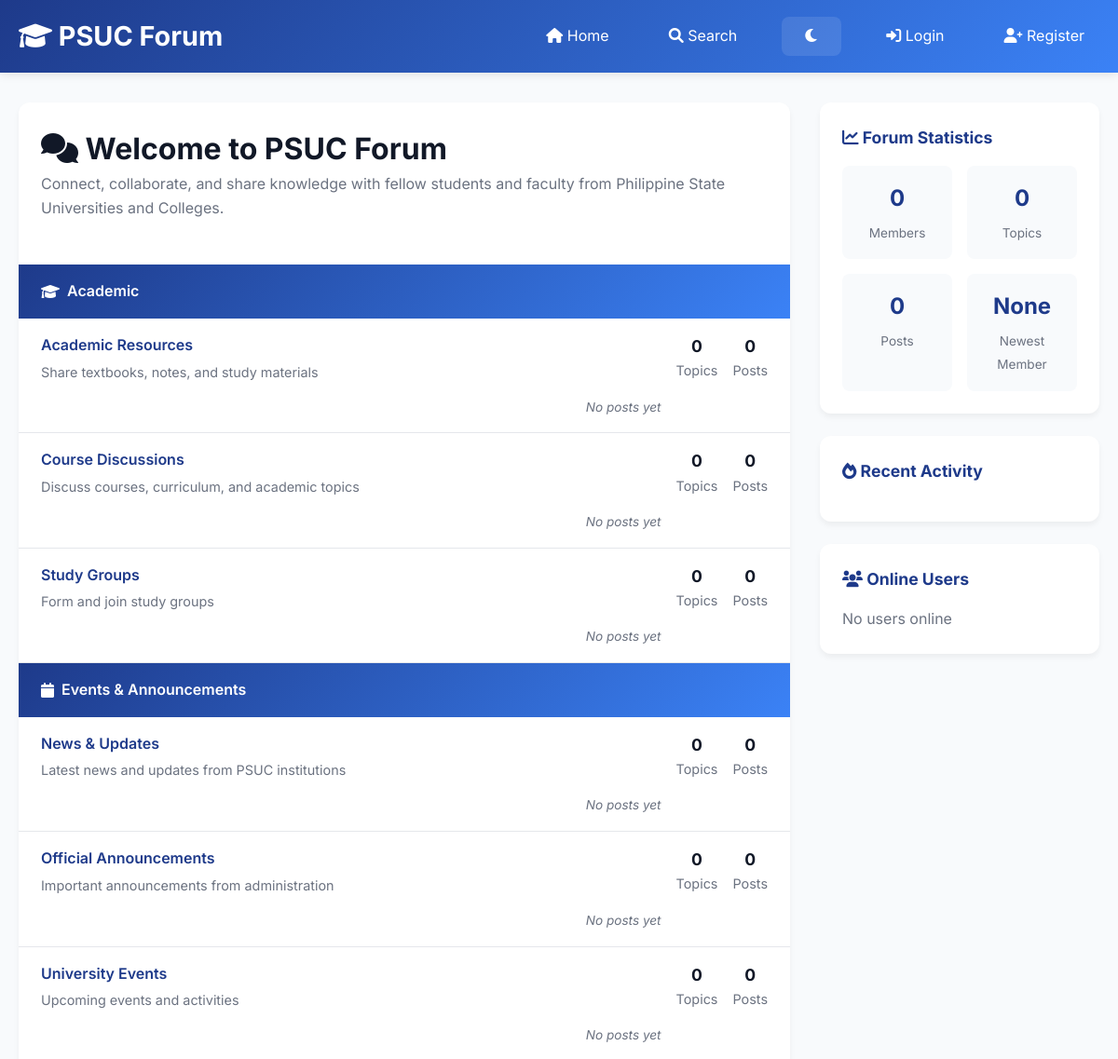
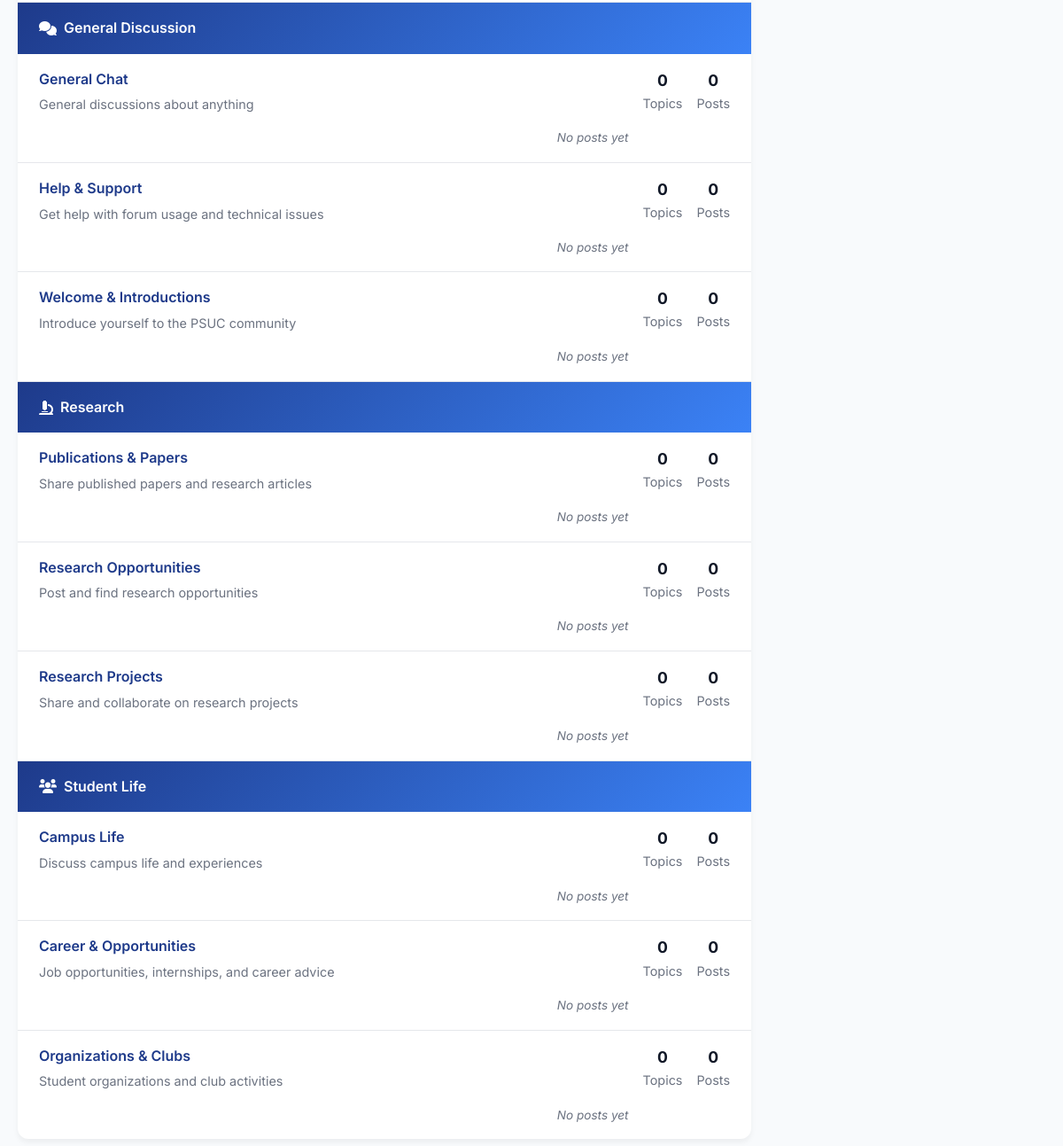
The page / on the database its author committed (2 pictures, top to bottom).
### tables this page shows
CREATE TABLE categories (
    id INT AUTO_INCREMENT PRIMARY KEY,
    name VARCHAR(100) NOT NULL,
    description TEXT,
    icon VARCHAR(50) DEFAULT 'fas fa-folder',
    color VARCHAR(7) DEFAULT '#007bff',
    position INT DEFAULT 0,
    created_at TIMESTAMP DEFAULT CURRENT_TIMESTAMP
);

CREATE TABLE forums (
    id INT AUTO_INCREMENT PRIMARY KEY,
    category_id INT,
    name VARCHAR(100) NOT NULL,
    description TEXT,
    position INT DEFAULT 0,
    topics_count INT DEFAULT 0,
    posts_count INT DEFAULT 0,
    last_post_id INT,
    created_at TIMESTAMP DEFAULT CURRENT_TIMESTAMP,
    FOREIGN KEY (category_id) REFERENCES categories(id) ON DELETE CASCADE
);

### includes/auth.php (called while the page is built, shortened)
<?php
require_once 'config/database.php';
class Auth {
    public function __construct() {
        $database = new Database();
    }
    public function isLoggedIn() {
        return isset($_SESSION['user_id']);
    }
    public function getCurrentUser() {
        return null;
    }
}
?>

### config/database.php (called while the page is built, shortened)
<?php
class Database {
    private $host = 'localhost';
    private $db_name = 'psuc_forum';
    private $username = 'root';
    private $password = '';
    public function getConnection() {
        $this->conn = null;
        try {
            $this->conn = new PDO("mysql:host=" . $this->host . ";dbname=" . $this->db_name, $this->username, $this->password);
            $this->conn->exec("set names utf8");
        } catch(PDOException $exception) {
            echo "Connection error: " . $exception->getMessage();
        }
        return $this->conn;
    }
}
?>

### includes/forum.php (called while the page is built, shortened)
<?php
require_once 'config/database.php';
class Forum {
    private $conn;
    public function __construct() {
        $database = new Database();
        $this->conn = $database->getConnection();
    }
    public function getCategories() {
        $query = "SELECT * FROM categories ORDER BY position, name";
        $stmt = $this->conn->prepare($query);
        $stmt->execute();
        return $stmt->fetchAll(PDO::FETCH_ASSOC);
    }
    public function getForumsByCategory($category_id) {
        $query = "SELECT f.*,
                  (SELECT COUNT(*) FROM topics WHERE forum_id = f.id) as topics_count,
                  (SELECT COUNT(*) FROM posts p JOIN topics t ON p.topic_id = t.id WHERE t.forum_id = f.id) as posts_count,
                  (SELECT CONCAT(u.username, '|', t.title, '|', p.created_at)
                   FROM posts p
                   JOIN topics t ON p.topic_id = t.id
                   JOIN users u ON p.user_id = u.id
                   WHERE t.forum_id = f.id
                   ORDER BY p.created_at DESC LIMIT 1) as last_post
                  FROM forums f WHERE category_id = ? ORDER BY position, name";
        $stmt = $this->conn->prepare($query);
        $stmt->execute([$category_id]);
        return $stmt->fetchAll(PDO::FETCH_ASSOC);
    }
}
?>

### index.php (the view, shortened to what this page needs)
<?php
require_once 'includes/auth.php';
require_once 'includes/forum.php';
$auth = new Auth();
$forum = new Forum();
$user = $auth->getCurrentUser();
$categories = $forum->getCategories();
?>
<!DOCTYPE html>
<html lang="en">
<head>
    <link rel="stylesheet" href="assets/style.css">
    <link rel="stylesheet" href="assets/dark-theme.css">
    <link rel="stylesheet" href="https://cdnjs.cloudflare.com/ajax/libs/font-awesome/6.0.0/css/all.min.css">
</head>
<body>
    <?php include 'includes/header.php'; ?>
    <main class="container">
        <div class="main-content">
            <div class="forum-content">
                <div class="p-3">
                    <h1><i class="fas fa-comments"></i> Welcome to PSUC Forum</h1>
                    <p class="text-secondary mb-3">Connect, collaborate, and share knowledge with fellow students and faculty from Philippine State Universities and Colleges.</p>
                </div>
                <?php foreach($categories as $category): ?>
                    <div class="category">
                        <div class="category-header">
                            <i class="<?php echo $category['icon']; ?>"></i>
                            <?php echo htmlspecialchars($category['name']); ?>
                        </div>
                        <div class="forum-list">
                            <?php
                            $forums = $forum->getForumsByCategory($category['id']);
                            foreach($forums as $f):
                                $last_post_data = $f['last_post'] ? explode('|', $f['last_post']) : null;
                            ?>
                                <div class="forum-item">
                                    <div class="forum-info">
                                        <h4><a href="forum.php?id=<?php echo $f['id']; ?>"><?php echo htmlspecialchars($f['name']); ?></a></h4>
                                        <p><?php echo htmlspecialchars($f['description']); ?></p>
                                    </div>
                                    <div class="forum-stats">
                                        <strong><?php echo $f['topics_count']; ?></strong>
                                        Topics
                                    </div>
                                    <div class="forum-stats">
                                        <strong><?php echo $f['posts_count']; ?></strong>
                                        Posts
                                    </div>
                                    <div class="last-post">
                                        <?php if($last_post_data): ?>
                                            <strong><?php echo htmlspecialchars($last_post_data[1]); ?></strong><br>
                                            by <?php echo htmlspecialchars($last_post_data[0]); ?><br>
                                            <small><?php echo date('M j, Y g:i A', strtotime($last_post_data[2])); ?></small>
                                        <?php else: ?>
                                            <em>No posts yet</em>
                                        <?php endif; ?>
                                    </div>
                                </div>
                            <?php endforeach; ?>
                        </div>
                    </div>
                <?php endforeach; ?>
            </div>
            <aside class="sidebar">
                <div class="widget">
                    <h3><i class="fas fa-chart-line"></i> Forum Statistics</h3>
                    <?php
                    $database = new Database();
                    $conn = $database->getConnection();
                    $stats_query = "SELECT
                        (SELECT COUNT(*) FROM users) as total_users,
                        (SELECT COUNT(*) FROM topics) as total_topics,
                        (SELECT COUNT(*) FROM posts) as total_posts,
                        (SELECT username FROM users ORDER BY created_at DESC LIMIT 1) as newest_user";
                    $stmt = $conn->prepare($stats_query);
                    $stmt->execute();
                    $stats = $stmt->fetch(PDO::FETCH_ASSOC);
                    ?>
                    <div class="stats-grid">
                        <div class="stat-item">
                            <strong><?php echo $stats['total_users']; ?></strong>
                            <span>Members</span>
                        </div>
                        <div class="stat-item">
                            <strong><?php echo $stats['total_topics']; ?></strong>
                            <span>Topics</span>
                        </div>
                        <div class="stat-item">
                            <strong><?php echo $stats['total_posts']; ?></strong>
                            <span>Posts</span>
                        </div>
                        <div class="stat-item">
                            <strong><?php echo htmlspecialchars($stats['newest_user'] ?? 'None'); ?></strong>
                            <span>Newest Member</span>
                        </div>
                    </div>
                </div>
                <div class="widget">
                    <h3><i class="fas fa-fire"></i> Recent Activity</h3>
                </div>
                <div class="widget">
                    <h3><i class="fas fa-users"></i> Online Users</h3>
                    <?php
                    $online_query = "SELECT username FROM users WHERE last_active > DATE_SUB(NOW(), INTERVAL 15 MINUTE) ORDER BY last_active DESC LIMIT 10";
                    $stmt = $conn->prepare($online_query);
                    $stmt->execute();
                    $online_users = $stmt->fetchAll(PDO::FETCH_ASSOC);
                    ?>
                    <?php if(count($online_users) > 0): ?>
                        <?php foreach($online_users as $online_user): ?>
                            <span class="badge mb-1"><?php echo htmlspecialchars($online_user['username']); ?></span>
                        <?php endforeach; ?>
                    <?php else: ?>
                        <p class="text-secondary">No users online</p>
                    <?php endif; ?>
                </div>
            </aside>
        </div>
    </main>
</body>
</html>

### includes/header.php (shortened to what this page needs)
<header class="header">
    <div class="container">
        <div class="header-content">
            <a href="index.php" class="logo">
                <i class="fas fa-graduation-cap"></i> PSUC Forum
            </a>
            <nav>
                <ul class="nav-menu">
                    <li><a href="index.php"><i class="fas fa-home"></i> Home</a></li>
                    <li><a href="search.php"><i class="fas fa-search"></i> Search</a></li>
                    <li>
                        <button onclick="toggleTheme()" class="btn" style="background: rgba(255,255,255,0.1); border: none; color: white;">
                            <i class="fas fa-moon" id="themeIcon"></i>
                        </button>
                    </li>
                    <?php if($user): ?>
                        <li><a href="messages.php"><i class="fas fa-envelope"></i> Messages</a></li>
                        <li><a href="notifications.php"><i class="fas fa-bell"></i> Notifications</a></li>
                        <li class="user-menu">
                            <a href="#" onclick="toggleDropdown()">
                                <i class="fas fa-user"></i> <?php echo htmlspecialchars($user['username']); ?>
                                <i class="fas fa-chevron-down"></i>
                            </a>
                            <div class="dropdown" id="userDropdown">
                                <a href="profile.php"><i class="fas fa-user-circle"></i> Profile</a>
                                <a href="settings.php"><i class="fas fa-cog"></i> Settings</a>
                                <a href="notifications.php"><i class="fas fa-bell"></i> Notifications</a>
                                <?php if($user['role'] == 'admin'): ?>
                                    <a href="admin/"><i class="fas fa-shield-alt"></i> Admin Panel</a>
                                <?php endif; ?>
                                <a href="logout.php"><i class="fas fa-sign-out-alt"></i> Logout</a>
                            </div>
                        </li>
                    <?php else: ?>
                        <li><a href="login.php"><i class="fas fa-sign-in-alt"></i> Login</a></li>
                        <li><a href="register.php"><i class="fas fa-user-plus"></i> Register</a></li>
                    <?php endif; ?>
                </ul>
            </nav>
        </div>
    </div>
</header>

### assets/style.css (style rules this page uses)
:root { --primary-color: #1e3a8a; --secondary-color: #3b82f6; --accent-color: #fbbf24; --success-color: #10b981; --danger-color: #ef4444; --warning-color: #f59e0b; --dark-color: #1f2937; --light-color: #f8fafc; --border-color: #e5e7eb; --text-primary: #111827; --text-secondary: #6b7280; }
* { margin: 0; padding: 0; box-sizing: border-box; }
body { font-family: 'Inter', -apple-system, BlinkMacSystemFont, sans-serif; line-height: 1.6; color: var(--text-primary); background-color: var(--light-color); }
.container { max-width: 1200px; margin: 0 auto; padding: 0 20px; }
.header { background: linear-gradient(135deg, var(--primary-color), var(--secondary-color)); color: white; padding: 1rem 0; box-shadow: 0 2px 10px rgba(0,0,0,0.1); }
.header-content { display: flex; justify-content: space-between; align-items: center; flex-wrap: wrap; }
.logo { font-size: 1.8rem; font-weight: 700; text-decoration: none; color: white; }
.nav-menu { display: flex; list-style: none; gap: 2rem; align-items: center; }
.nav-menu a { color: white; text-decoration: none; padding: 0.5rem 1rem; border-radius: 6px; transition: background-color 0.3s; }
.main-content { display: grid; grid-template-columns: 1fr 300px; gap: 2rem; padding: 2rem 0; }
.forum-content { background: white; border-radius: 12px; box-shadow: 0 4px 6px rgba(0,0,0,0.05); overflow: hidden; }
.sidebar { display: flex; flex-direction: column; gap: 1.5rem; }
.widget { background: white; border-radius: 12px; padding: 1.5rem; box-shadow: 0 4px 6px rgba(0,0,0,0.05); }
.widget h3 { margin-bottom: 1rem; color: var(--primary-color); font-size: 1.1rem; }
.category { border-bottom: 1px solid var(--border-color); }
.category:last-child { border-bottom: none; }
.category-header { background: linear-gradient(135deg, var(--primary-color), var(--secondary-color)); color: white; padding: 1rem 1.5rem; font-weight: 600; display: flex; align-items: center; gap: 0.5rem; }
.forum-list { padding: 0; }
.forum-item { display: grid; grid-template-columns: 1fr auto auto; gap: 1rem; padding: 1rem 1.5rem; border-bottom: 1px solid var(--border-color); transition: background-color 0.3s; }
.forum-item:last-child { border-bottom: none; }
.forum-info h4 { margin-bottom: 0.25rem; }
.forum-info h4 a { color: var(--primary-color); text-decoration: none; font-weight: 600; }
.forum-info p { color: var(--text-secondary); font-size: 0.9rem; }
.forum-stats { text-align: center; color: var(--text-secondary); font-size: 0.9rem; }
.forum-stats strong { display: block; color: var(--text-primary); font-size: 1.1rem; }
.last-post { font-size: 0.85rem; color: var(--text-secondary); text-align: right; }
.btn { display: inline-block; padding: 0.75rem 1.5rem; border: none; border-radius: 8px; font-size: 1rem; font-weight: 600; text-decoration: none; cursor: pointer; transition: all 0.3s; text-align: center; }
.text-secondary { color: var(--text-secondary); }
.mb-3 { margin-bottom: 1.5rem; }
.p-3 { padding: 1.5rem; }
.stats-grid { display: grid; grid-template-columns: 1fr 1fr; gap: 1rem; }
.stat-item { text-align: center; padding: 1rem; background: var(--light-color); border-radius: 8px; }
.stat-item strong { display: block; font-size: 1.5rem; color: var(--primary-color); margin-bottom: 0.25rem; }
.stat-item span { font-size: 0.85rem; color: var(--text-secondary); }

### rows shown on the page
categories: name "Academic"
forums: name "Academic Resources", description "Share textbooks, notes, and study materials", topics_count "0", posts_count "0"
forums: name "Course Discussions", description "Discuss courses, curriculum, and academic topics", topics_count "0", posts_count "0"
forums: name "Study Groups", description "Form and join study groups", topics_count "0", posts_count "0"
categories: name "Events & Announcements"
forums: name "News & Updates", description "Latest news and updates from PSUC institutions", topics_count "0", posts_count "0"
forums: name "Official Announcements", description "Important announcements from administration", topics_count "0", posts_count "0"
forums: name "University Events", description "Upcoming events and activities", topics_count "0", posts_count "0"
categories: name "General Discussion"
forums: name "General Chat", description "General discussions about anything", topics_count "0", posts_count "0"
forums: name "Help & Support", description "Get help with forum usage and technical issues", topics_count "0", posts_count "0"
forums: name "Welcome & Introductions", description "Introduce yourself to the PSUC community", topics_count "0", posts_count "0"
categories: name "Research"
forums: name "Publications & Papers", description "Share published papers and research articles", topics_count "0", posts_count "0"
forums: name "Research Opportunities", description "Post and find research opportunities", topics_count "0", posts_count "0"
forums: name "Research Projects", description "Share and collaborate on research projects", topics_count "0", posts_count "0"
categories: name "Student Life"
forums: name "Campus Life", description "Discuss campus life and experiences", topics_count "0", posts_count "0"
forums: name "Career & Opportunities", description "Job opportunities, internships, and career advice", topics_count "0", posts_count "0"
forums: name "Organizations & Clubs", description "Student organizations and club activities", topics_count "0", posts_count "0"

### other values the page prints
$stats['total_users'] "0"
$stats['total_topics'] "0"
$stats['total_posts'] "0"
$stats['newest_user'] "None"
